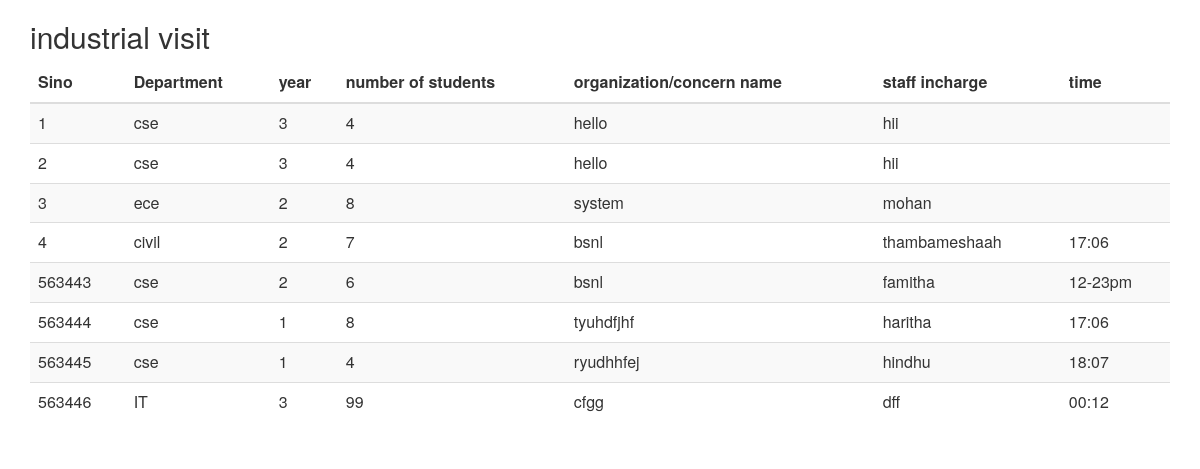
/uploads/indview.php, run on the app's committed database.
### tables this page shows
CREATE TABLE `ind` (
  `iid` int(50) NOT NULL,
  `department` varchar(200) NOT NULL,
  `year` int(20) NOT NULL,
  `number of students` int(20) NOT NULL,
  `organization/concern name` varchar(200) NOT NULL,
  `staff incharge` varchar(200) NOT NULL,
  `time` varchar(30) NOT NULL,
  `date` varchar(100) NOT NULL
);

### uploads/indview.php (the view, shortened to what this page needs)
<html lang="en">
<head>
  <link rel="stylesheet" href="https://maxcdn.bootstrapcdn.com/bootstrap/3.3.7/css/bootstrap.min.css">
</head>
<body>
<div class="container">
  <h2>industrial visit</h2>
  <table class="table table-striped">
    <thead>
      <tr>
        <th>Sino</th>
        <th>Department</th>
	<th>year</th>
        <th>number of students</th>
        <th>organization/concern name</th>
        <th>staff incharge</th>
	<th>time</th>
      </tr>
    </thead>
    <tbody>
      <tr>
<?php
$con=mysqli_connect("localhost","root","");
$r=mysqli_query($con,"select * from ind");
while ($row=mysqli_fetch_row($r))
{
echo "<td>".$row[0]."</td>";
echo "<td>".$row[1]." </td>";
echo "<td> ".$row[2]."</td>";
echo "<td> ".$row[3]."</td>";
echo "<td> ".$row[4]."</td>";
echo "<td> ".$row[5]."</td>";
echo "<td> ".$row[6]."</td>";
echo  "</tr>";
}
?>
    </tbody>
  </table>
</div>
</body>
</html>

### data on the page
ind: iid "1", department "cse", year "3", number of students "4", value "hello", staff incharge "hii"
ind: iid "2", department "cse", year "3", number of students "4", value "hello", staff incharge "hii"
ind: iid "3", department "ece", year "2", number of students "8", value "system", staff incharge "mohan"
ind: iid "4", department "civil", year "2", number of students "7", value "bsnl", staff incharge "thambameshaah", time "17:06"
ind: iid "563443", department "cse", year "2", number of students "6", value "bsnl", staff incharge "famitha", time "12-23pm"
ind: iid "563444", department "cse", year "1", number of students "8", value "tyuhdfjhf", staff incharge "haritha", time "17:06"
ind: iid "563445", department "cse", year "1", number of students "4", value "ryudhhfej", staff incharge "hindhu", time "18:07"
ind: iid "563446", department "IT", year "3", number of students "99", value "cfgg", staff incharge "dff", time "00:12"
